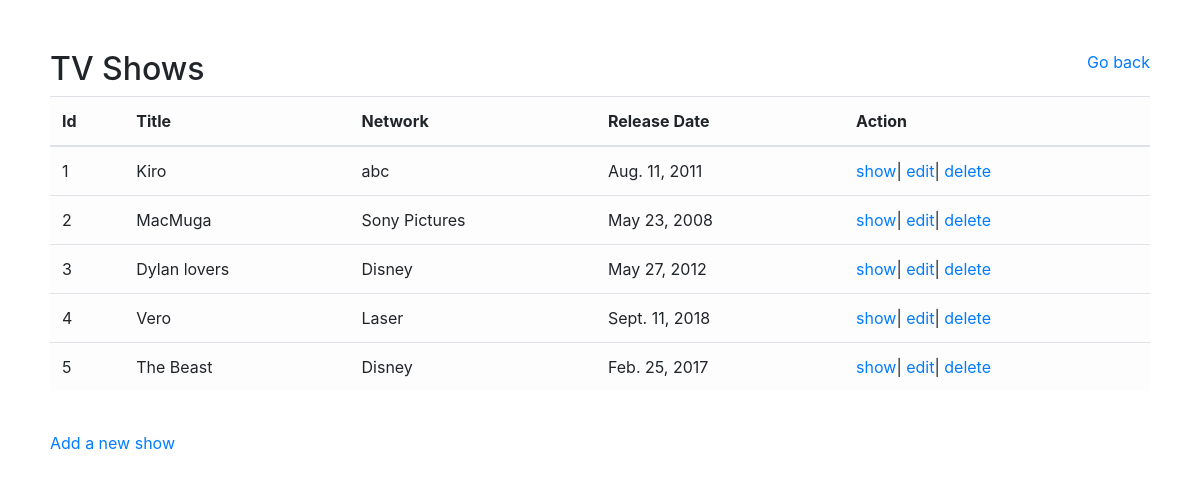
The app's page /shows, older data.
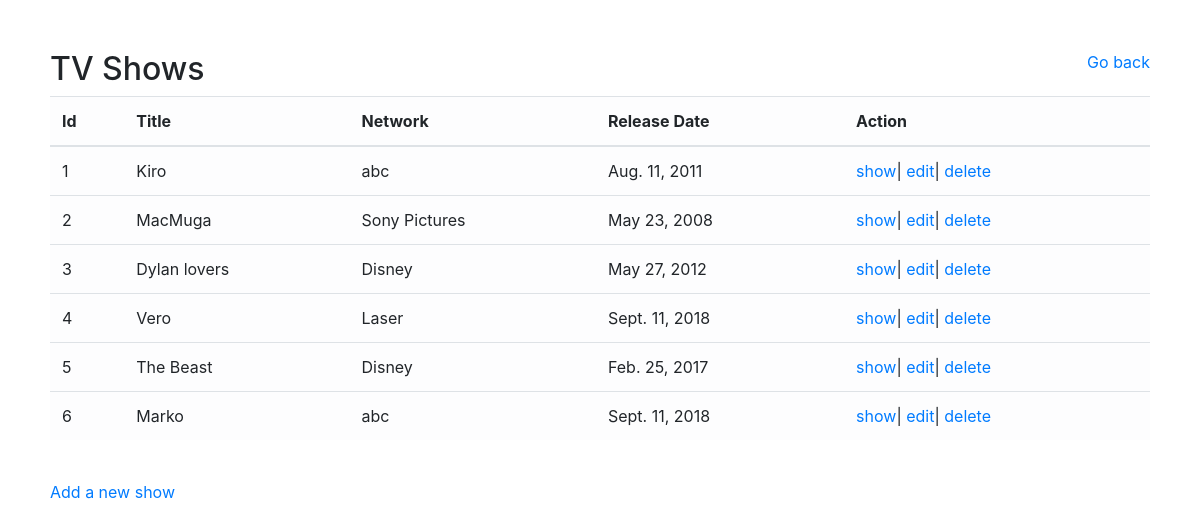
The same page, newer data.
### validated_show_app/models.py (models this page shows)
class Show(models.Model):
    title= models.CharField(max_length=255)
    network= models.CharField(max_length=255)
    release_date= models.DateField(auto_now_add=False, auto_now=False, blank=True, null=True)
    description= models.TextField(null=True)
    created_at= models.DateTimeField(auto_now_add=True)
    updated_at= models.DateTimeField(auto_now=True)
    objects=ShowManager()

### validated_show_app/views.py (the view)
# urls.py: path('shows', views.shows),
def shows(request):
    context = {
        'shows': Show.objects.all()
    }
    return render(request, 'shows.html', context)

### validated_show_app/templates/shows.html (shortened to what this page needs)
<!DOCTYPE html>
<html lang="en">
<head>
    <link rel="stylesheet" href="https://maxcdn.bootstrapcdn.com/bootstrap/4.0.0/css/bootstrap.min.css">
    {% load static %}
    <link rel="stylesheet" href="{% static 'styles.css' %}">
</head>
<body>
    <div class="container-md">
        <div class="leader">
            <h2>TV Shows</h2>
            <a href="/back">Go back</a>
        </div>
        <table class="table table-light">
            <thead>
                <tr>
                    <th>Id</th>
                    <th>Title</th>
                    <th>Network</th>
                    <th>Release Date</th>
                    <th>Action</th>
                </tr>
            </thead>
            <tbody>
            {% for show in shows %}
            <tr>
                <td>{{ show.id }}</td>
                <td>{{ show.title }}</td>
                <td>{{ show.network }}</td>
                <td>{{ show.release_date }}</td>
                <td><a href="/show/{{ show.id }}">show</a>| <a href="/edit/{{ show.id }}">edit</a>| <a href="/delete/{{ show.id }}">delete</a></td>
            </tr>
            {% endfor %}
            </tbody>
        </table>
        <br>
        <div class="par">
            <p><a href="/new">Add a new show</a></p>
        </div>
    </div>
</body>
</html>

Row changes from the older to the newer data that the page shows:
added Show: id "6", title "Marko", network "abc", release_date "Sept. 11, 2018"
